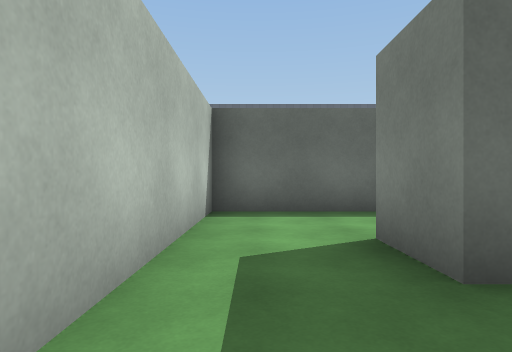
view 1 (above)

14 first-person views from a walk through a scene from a Unity 3-D project. The camera is 1.2 m above the floor, looks level and sees 75° across. The floor is counted in squares, 2 m on a side. Each view is taken from the middle of a square. On the plan, view 1 faces up. The plan holds only what a view shows up to about 10 squares ahead; the rest is blank. The place goes on beyond the plan. The player character is not drawn. Surface patterns are stand-ins for the level's own textures.

view 2
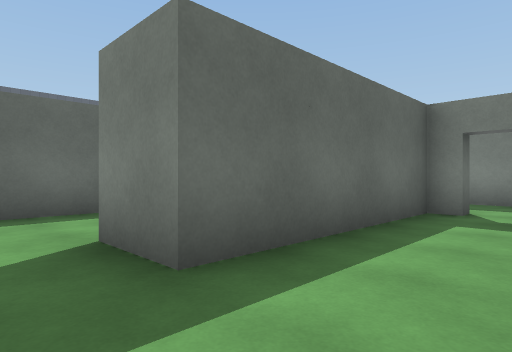

view 3
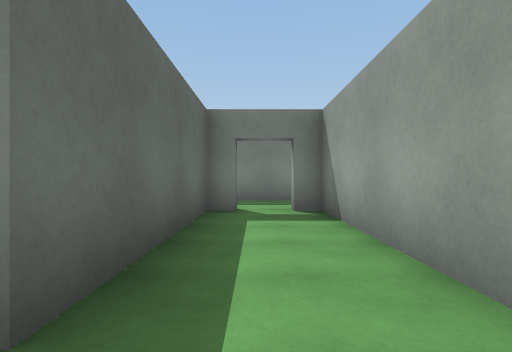

view 4
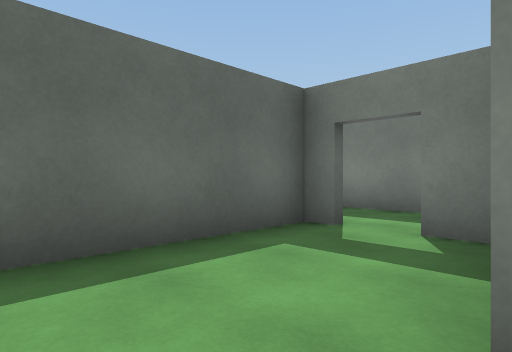

view 5
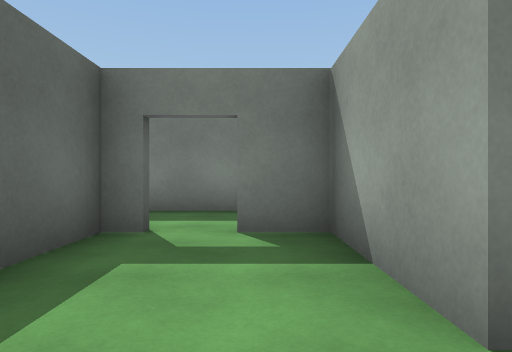

view 6
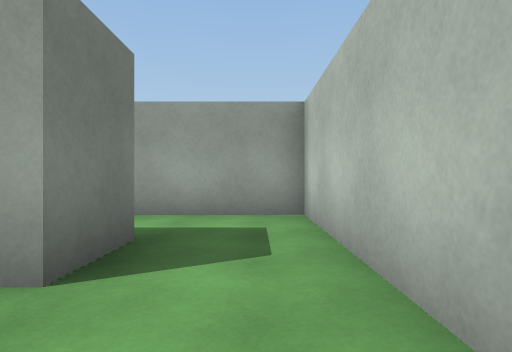

view 7
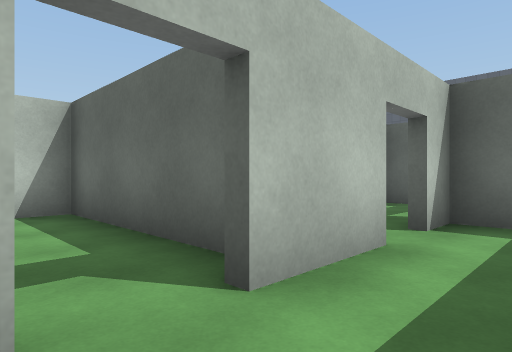

view 8
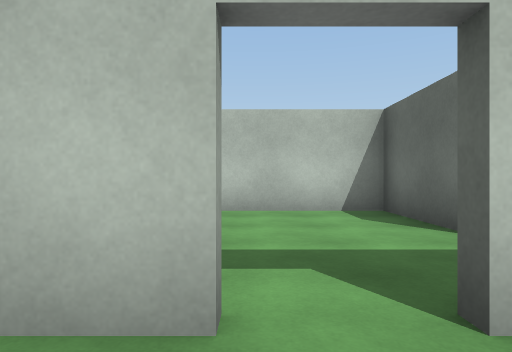

view 9
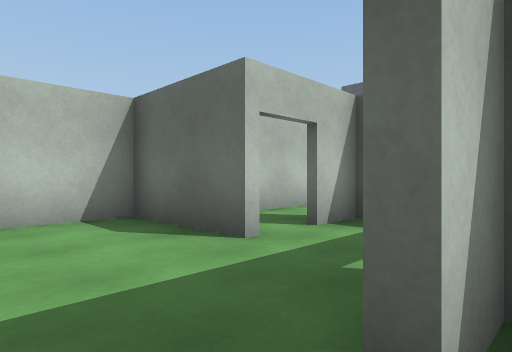

view 10
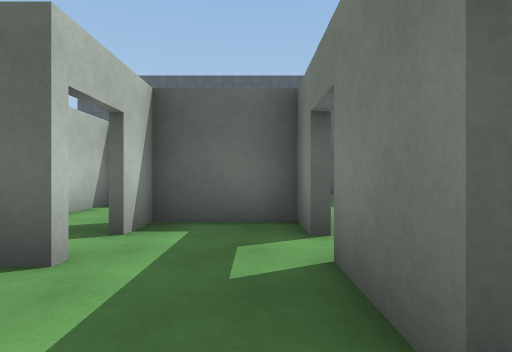

view 11
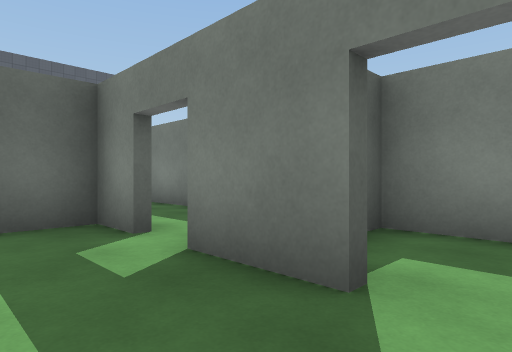

view 12
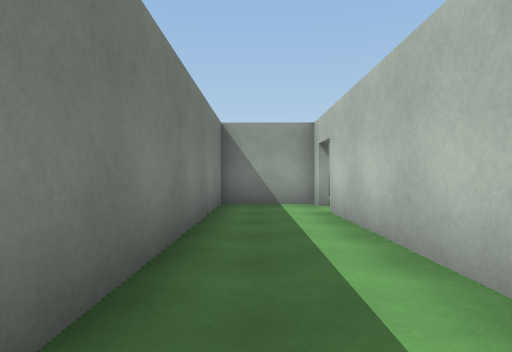

view 13
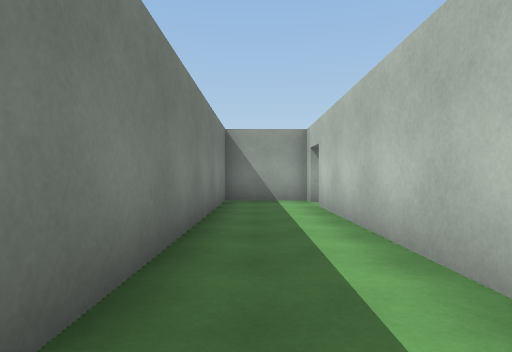

view 14
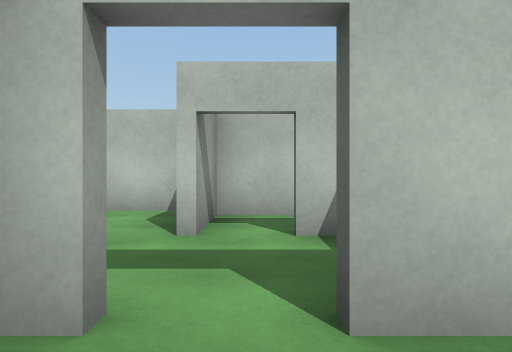

### Floor plan
Ten units are one square. View 1 is at (0, 0); x grows to the right and y downward. Boxes are objects, and circles mark ways between rooms. Rooms are numbered by the first view taken in them; rooms with no view inside come last. Other rooms are left out.
<svg viewBox="-12 -166 79 173">
<path fill="none" stroke="#000" d="M-7 -34 -7 2 57 2 57 -4M62 -13 57 -13 57 -18 12 -18 12 -32M36 -51 36 -56 -7 -56 -7 -34M37 -69 37 -51M12 -32 36 -32 36 -42M57 -42 57 -64M18 -92 -7 -92 -7 -64M36 -79 36 -94M37 -94 37 -79M57 -64 57 -87 38 -87M37 -154 37 -102M45 -88 57 -88 57 -161M36 -102 36 -113 17 -113M36 -88 45 -88M-1 -116 -1 -94 16 -94"/>
<circle cx="5" cy="-25" r="3" fill="#2a7"/>
<circle cx="45" cy="-60" r="3" fill="#2a7"/>
<circle cx="25" cy="-90" r="3" fill="#2a7"/>
<circle cx="40" cy="-100" r="3" fill="#2a7"/>
<text x="20" y="-10">1</text>
<text x="30" y="-50">2</text>
<text x="20" y="-80">3</text>
<text x="50" y="-140">4</text>
<text x="20" y="-100">5</text>
</svg>
Room 1 opens to room 2. Room 2 opens to room 3. Room 3 opens to room 5. Room 4 opens to room 5.

Where each view was taken, in squares from view 1:
view 1: 0 up, 0 right, facing up
view 2: 0 up, 0 right, facing up-right
view 3: 1 up, 0 right, facing right
view 4: 3 up, 0 right, facing up-right
view 5: 4 up, 0 right, facing right
view 6: 5 up, 0 right, facing down
view 7: 4 up, 5 right, facing up-left
view 8: 7 up, 5 right, facing left
view 9: 7 up, 4 right, facing up-left
view 10: 7 up, 3 right, facing up
view 11: 7 up, 2 right, facing up-right
view 12: 16 up, 5 right, facing down
view 13: 17 up, 5 right, facing down
view 14: 10 up, 5 right, facing left
